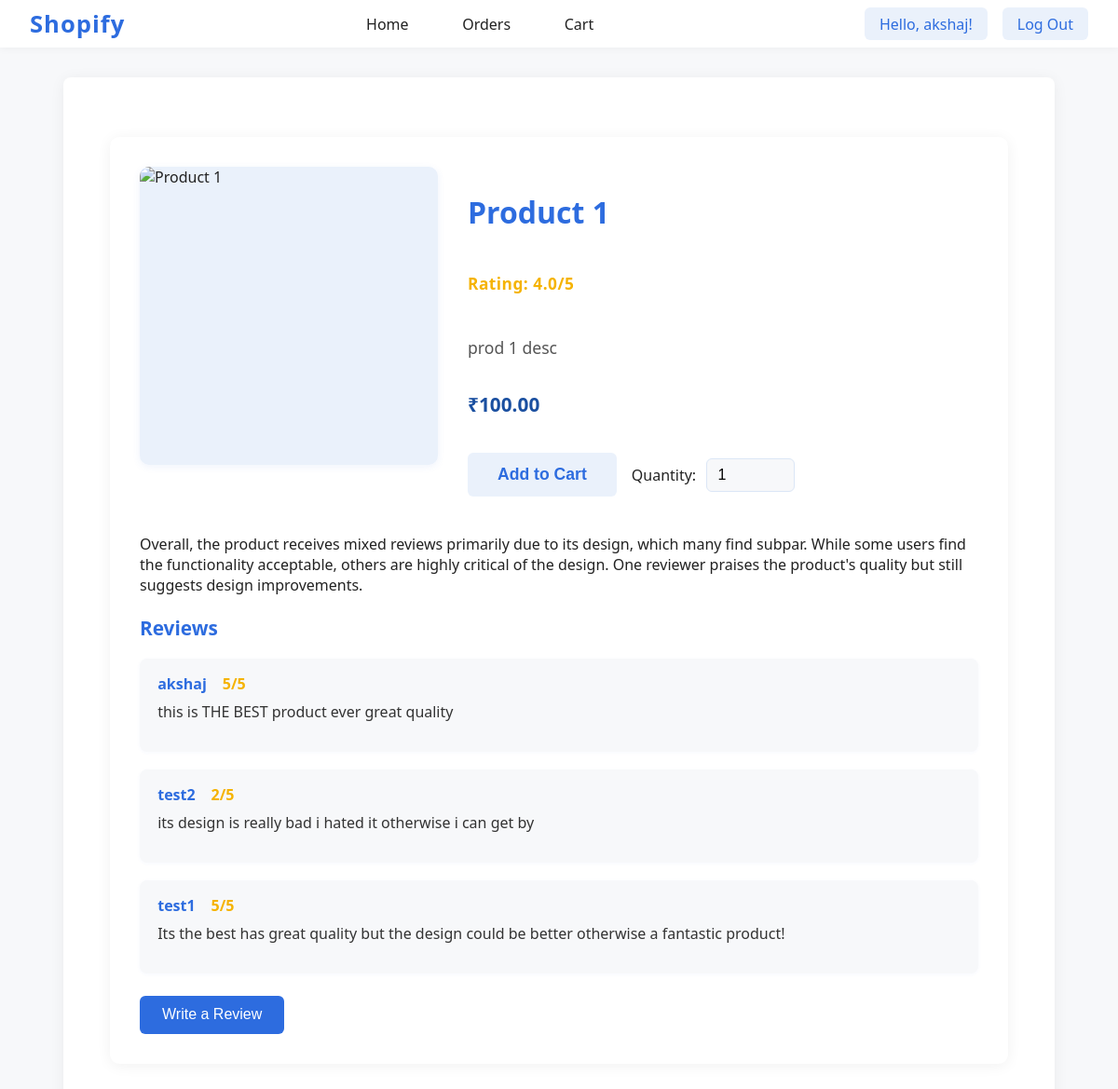
The page /product/1/ (signed in) on the database its author committed.
### payment/models.py (models this page shows, shortened)
class Product(models.Model):
    name = models.CharField(max_length=100)
    description = models.TextField()
    summary = models.TextField(default="Error loading the summary.")
    price = models.DecimalField(max_digits=10, decimal_places=2)
    created_at = models.DateTimeField(auto_now_add=True)
    category = models.CharField(default=None)
    starRating = models.FloatField(default=0.0)

class Reviews(models.Model):
    product = models.ForeignKey(Product, on_delete=models.CASCADE)
    user = models.ForeignKey(User, on_delete=models.CASCADE)
    rating = models.IntegerField(default=0)
    comment = models.TextField()

### shop/views.py (the view)
# urls.py: path("product/<int:item_id>/", views.productDetail, name="productDetail"),
@login_required(login_url='/signup/')
def productDetail(request, item_id):
    product = Product.objects.filter(id=item_id).first()
    if not product:
        return render(request, "404.html", status=404)
    product_reviews = Reviews.objects.filter(product=product).order_by('-id')
    return render(request, "productDetail.html", {"product": product, "reviews": product_reviews})

### frontend/templates/productDetail.html (shortened to what this page needs)
{% extends "base.html" %}
{% load static %}
{% block content %}
<link rel="stylesheet" href="{% static '/static/css/productDetail.css' %}">
<div class="product-detail-container">
    <div class="product-main">
        <img src="{{ product.image_url }}" alt="{{ product.name }}" class="product-image" />
        <div class="product-info">
            <h2 class="product-title">{{ product.name }}</h2>
            <p class="product-rating">Rating: {{ product.starRating|default:"0" }}/5</p>
            <p class="product-desc">{{ product.description }}</p>
            <span class="product-price">₹{{ product.price }}</span>
            <div class="product-actions">
                <form action="{% url 'addToCart' %}" method="POST" class="cart-form">
                    <button type="submit" class="cart-btn">Add to Cart</button>
                    <div class="quantity-group">
                        <label for="quantity">Quantity:</label>
                        <input type="number" id="quantity" name="quantity" min="1" value="1" class="quantity-input" />
                    </div>
                </form>
            </div>
        </div>
    </div>
    <div class="reviews-section">
        <div class="product-summary">
            {{ product.summary }}
        </div>
        <h3>Reviews</h3>
        <div class="reviews-list">
            {% for review in reviews %}
            <div class="review-card">
                <strong>{{ review.user.username }}</strong>
                <span class="review-rating">{{ review.rating }}/5</span>
                <p class="review-text">{{ review.comment }}</p>
            </div>
            {% empty %}
            <p>No reviews yet.</p>
            {% endfor %}
        </div>
        <button class="write-review-btn" onclick="window.location.href='{% url 'writeReview' product.id %}'">Write a Review</button>
    </div>
</div>
{% endblock %}

### frontend/templates/base.html (shortened to what this page needs)
<!DOCTYPE html>
{% load static %}
<html lang="en">
<head>
    <link rel="stylesheet" href="{% static '/static/css/base.css' %}">
</head>
<body>
    <nav class="navbar">
        <div class="container">
            <a href="/" class="logo">Shopify</a>
            <ul class="nav-links">
                <li><a href="/">Home</a></li>
                <li><a href={% url "ordersView" %}>Orders</a></li>
                <li><a href={% url "CartView" %}>Cart</a></li>
            </ul>
            {% if user.is_authenticated %}
                <div class="username-logout-group">
                    <div class="username-display">Hello, {{ user.username }}!</div>
                    <a href="{% url 'LogOut' %}" class="logout-btn">Log Out</a>
                </div>
            {% endif %}
        </div>
    </nav>
    <main class="main-content">
        {% block content %}{% endblock %}
    </main>
</body>
</html>

### frontend/static/css/base.css (style rules this page uses)
body { margin: 0; font-family: 'Segoe UI', 'Roboto', Arial, sans-serif; background: #f7f8fa; color: #222; }
.navbar { background: #fff; box-shadow: 0 2px 8px rgba(0,0,0,0.04); padding: 0.5rem 0; position: sticky; top: 0; z-index: 100; }
.container { max-width: 1200px; margin: 0 auto; display: flex; align-items: center; justify-content: space-between; padding: 0 2rem; }
.logo { font-size: 1.6rem; font-weight: 700; color: #2d6cdf; text-decoration: none; letter-spacing: 1px; }
.nav-links { list-style: none; display: flex; gap: 2rem; margin: 0; padding: 0; }
.nav-links li a { text-decoration: none; color: #222; font-weight: 500; transition: color 0.2s; padding: 0.5rem 0.8rem; border-radius: 4px; }
.main-content { max-width: 1000px; margin: 2rem auto; background: #fff; border-radius: 8px; box-shadow: 0 2px 16px rgba(0,0,0,0.06); padding: 2rem; }

### frontend/static/css/productDetail.css (style rules this page uses)
.product-detail-container { max-width: 900px; margin: 2rem auto; background: #fff; border-radius: 10px; box-shadow: 0 2px 16px rgba(0,0,0,0.06); padding: 2rem; }
.product-main { display: flex; gap: 2rem; align-items: flex-start; margin-bottom: 2.5rem; }
.product-image { width: 320px; height: 320px; object-fit: cover; border-radius: 10px; box-shadow: 0 2px 8px rgba(45,108,223,0.08); background: #eaf1fb; }
.product-info { flex: 1; display: flex; flex-direction: column; gap: 1.2rem; }
.product-title { font-size: 2rem; font-weight: 700; color: #2d6cdf; margin-bottom: 0.5rem; }
.product-rating { font-size: 1.08rem; color: #f5b301; font-weight: 600; margin-bottom: 0.5rem; letter-spacing: 0.5px; }
.product-desc { font-size: 1.1rem; color: #555; margin-bottom: 1rem; }
.product-price { font-size: 1.3rem; font-weight: 700; color: #1a4fa0; margin-bottom: 1.2rem; }
.product-actions { display: flex; gap: 1rem; }
.buy-btn, .cart-btn { padding: 0.8rem 2rem; font-size: 1.1rem; font-weight: 600; border: none; border-radius: 6px; cursor: pointer; transition: background 0.2s; }
.cart-btn { background: #eaf1fb; color: #2d6cdf; }
.reviews-section { margin-top: 2rem; }
.reviews-section h3 { font-size: 1.3rem; font-weight: 700; color: #2d6cdf; margin-bottom: 1.2rem; }
.reviews-list { display: flex; flex-direction: column; gap: 1.2rem; margin-bottom: 1.5rem; }
.review-card { background: #f7f8fa; border-radius: 8px; padding: 1rem 1.2rem; box-shadow: 0 1px 4px rgba(45,108,223,0.04); }
.review-card strong { color: #2d6cdf; font-weight: 600; margin-right: 0.8rem; }
.review-rating { color: #f5b301; font-weight: 700; margin-right: 0.8rem; }
.review-text { color: #333; font-size: 1rem; margin-top: 0.5rem; }
.write-review-btn { padding: 0.7rem 1.5rem; background: #2d6cdf; color: #fff; border: none; border-radius: 6px; font-size: 1rem; font-weight: 500; cursor: pointer; transition: background 0.2s; }
.cart-form { display: flex; align-items: center; gap: 1rem; }
.quantity-group { display: flex; align-items: center; gap: 0.7rem; margin: 0; }
.quantity-group label { font-size: 1rem; color: #222; font-weight: 500; }
.quantity-input { width: 70px; padding: 0.5rem 0.7rem; border: 1px solid #dbe6f6; border-radius: 6px; font-size: 1rem; background: #f7f8fa; transition: border-color 0.2s; }

### frontend/templates/base.html (style rules this page uses)
.username-logout-group { display: flex; align-items: center; gap: 1rem; margin-left: 2rem; }
.username-display { font-weight: 500; color: #2d6cdf; font-size: 1rem; background: #eaf1fb; padding: 0.4rem 1rem; border-radius: 6px; display: inline-block; }
.logout-btn { background: #eaf1fb; color: #2d6cdf; font-weight: 500; border: none; border-radius: 6px; padding: 0.4rem 1rem; cursor: pointer; transition: background 0.2s; text-decoration: none; }

### rows shown on the page
Product: name "Product 1", starRating "4.0", description "prod 1 desc", price "100.00", summary "Overall, the product receives mixed reviews primarily due to its design, which many find subpar. While some users find the functionality acceptable, others are highly critical of the design. One reviewer praises the product's quality but still suggests design improvements."
Reviews: user.username "akshaj", rating "5", comment "this is THE BEST product ever great quality"
Reviews: user.username "test2", rating "2", comment "its design is really bad i hated it otherwise i can get by"
Reviews: user.username "test1", rating "5", comment "Its the best has great quality but the design could be better otherwise a fantastic product!"

### other values the page prints
{{ user.username }} "akshaj"
